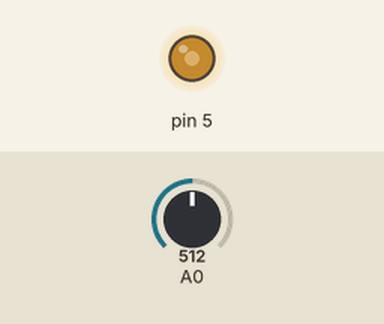
Recording of a sketch running on a simulated Arduino Uno, built with avr-gcc and run on an emulated ATmega328P. Parts: output pins drawn as LEDs (lit = HIGH). The test bench sets the inputs (shaded band); at power-on: A0 = 512.

Above: at 1.2 s.
1.3 s: A0 set to 716
At 2.3 s:
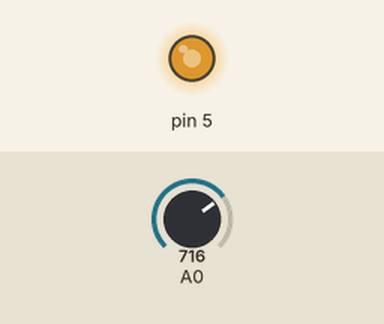
2.8 s: A0 set to 900
At 3.4 s:
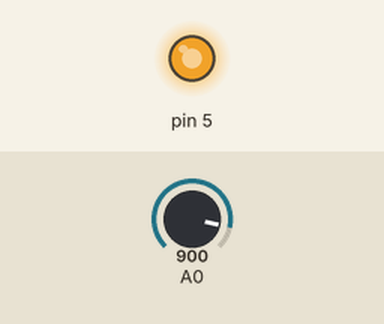
4.3 s: A0 set to 122
At 4.6 s:
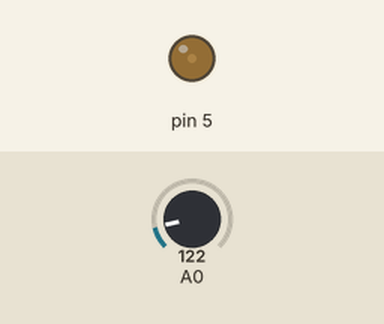
5.8 s: A0 set to 0
At 6.9 s:
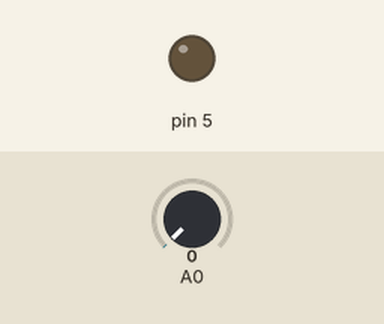
7.3 s: A0 set to 511
At 8.1 s:
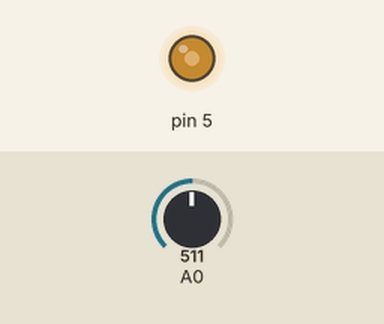
Timing chart, 0 to 9.8 s (numbered marks = the images above; inputs shaded):
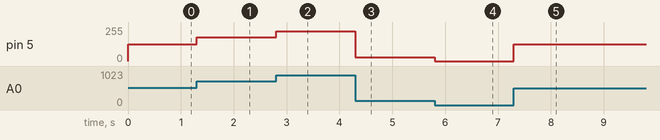

The sketch:

led_brightness_control_usingpotent.ino
```cpp
int potValue;
int ledValue;

void setup() {
  pinMode(A0, INPUT);
  pinMode(5, OUTPUT);
}

void loop() {
  potValue = analogRead(A0);
  ledValue = map(potValue, 0, 1023, 0, 255);

  analogWrite(5, ledValue);
}
```

Measured:
- after the input at 1.3 s, pin 5: 127/255 → 178/255 at once
- after the input at 2.8 s, pin 5: 178/255 → 224/255 at once
- after the input at 4.3 s, pin 5: 224/255 → 30/255 at once
- after the input at 5.8 s, pin 5: 30/255 → 0/255 at once
- after the input at 7.3 s, pin 5: 0/255 → 127/255 at once
